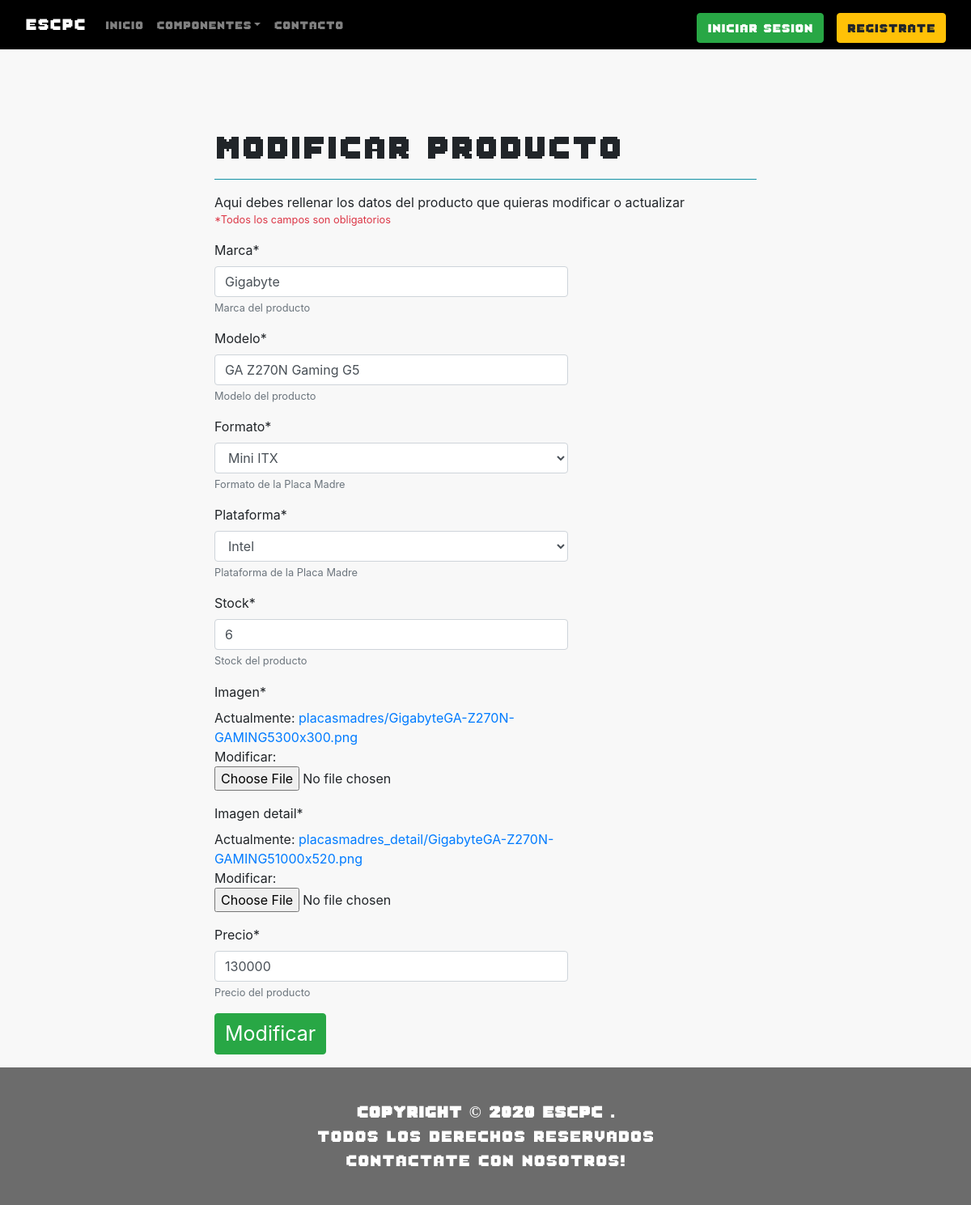
/catalog/modificar-placa/7/, run on the app's committed database.
### catalog/models.py (models this page shows, shortened)
class PlacasMadre(models.Model):
   marca = models.CharField(max_length=100,help_text='Marca del producto')
   modelo = models.CharField(max_length=100,help_text='Modelo del producto')
   CATALOGO_FORMATO_PLACAMADRE = (
      ('seleccione','Seleccione'),
      ('ATX','ATX'),
      ('Mini ITX','Mini ITX'),
      ('Micro ATX','Micro ATX'),
   )
   formato = models.CharField(max_length=10,choices=CATALOGO_FORMATO_PLACAMADRE,blank=False,default='s',help_text='Formato de la Placa Madre')
   CATALOGO_PLATAFORMA_PLACAMADRE = (
      ('seleccione','Seleccione'),
      ('AMD','AMD'),
      ('Intel','Intel')
   )
   plataforma = models.CharField(max_length=10,choices=CATALOGO_PLATAFORMA_PLACAMADRE,blank=False,default='se',help_text='Plataforma de la Placa Madre')
   stock = models.IntegerField(default=0,help_text='Stock del producto')
   imagen = models.ImageField(upload_to='placasmadres/',null=True)
   imagen_detail = models.ImageField(upload_to='placasmadres_detail/',null=True)
   precio = models.IntegerField(default=0,help_text='Precio del producto')

### catalog/views.py (the view, shortened to what this page needs)
# urls.py: path('modificar-placa/<id>/', views.modificar_placa, name="modificar_placa"),
def modificar_placa(request, id):
   placa = get_object_or_404(PlacasMadre, id=id)
   data = {
      'form':PlacaForm(instance=placa)
   }
   return render(request,'catalogo/Placamadre/modificar_placa.html', data)

### catalog/forms.py
class PlacaForm(ModelForm):
   class Meta:
      model = PlacasMadre
      fields = '__all__'

### catalog/templates/catalogo/Placamadre/modificar_placa.html (shortened to what this page needs)
{% extends "base_generic.html" %}
{% block content %}
{% load crispy_forms_tags %}
<body>
   <div class="container-fluid">
      <div class="form">
      <div class="row justify-content-center mt-5 pt-5">
         <div class="col-md-7">
         <h1 style="font-family: fuente8bits;">Modificar Producto</h1>
         <hr class="bg-info">
         <p class="pb-0 mb-0">
               Aqui debes rellenar los datos del producto que quieras modificar o
               actualizar
         </p>
         <p class="text-danger small pt-0 nt-0">
               *Todos los campos son obligatorios
         </p>
         <form class="post-form"  method="POST" enctype="multipart/form-data">
               <div class="row form-group">
               <div class="col-md-8">
                  <table style="font-size: 15px ;" >
                  {{ form | crispy }}
                  </table>
                  <div class="d-flex justify-content-left">
                  <button type="submit" class="btn btn-success " style="font-size: 25px;">
                     Modificar
                  </button>
                  </div>
               </div>
               </div>
         </form>
         </div>
      </div>
      </div>
   </div>
</body>
{% endblock %}

### data on the page
PlacasMadre: marca "Gigabyte", modelo "GA Z270N Gaming G5", formato "Mini ITX", plataforma "Intel", stock "6", precio "130000"
